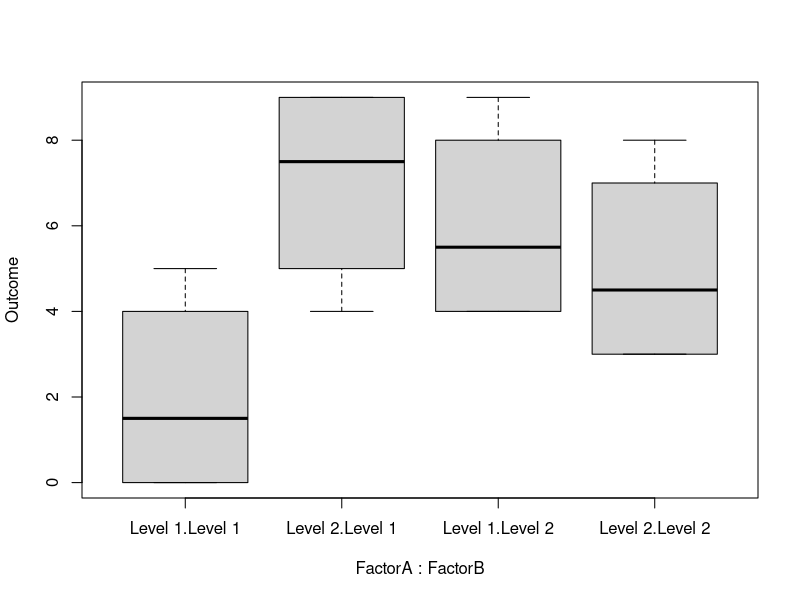

Reproduce this figure in R.
# Statistics for Psychologists
## Factorial ANOVA
### Lecture Example

### Read Data

FactorialData <- read.csv("W15-Factorial-Data.csv")
attach(FactorialData)
FactorA <- factor(FactorA,levels=c(1,2),labels=c("Level 1","Level 2"))
FactorB <- factor(FactorB,levels=c(1,2),labels=c("Level 1","Level 2"))
FactorialData

### Create Data

FactorA <- c(1,1,1,1,1,1,1,1,2,2,2,2,2,2,2,2)
FactorB <- c(1,1,1,1,2,2,2,2,1,1,1,1,2,2,2,2)
Outcome <- c(0,0,3,5,4,7,4,9,9,6,4,9,3,6,8,3)
FactorA <- factor(FactorA,levels=c(1,2),labels=c("Level 1","Level 2"))
FactorB <- factor(FactorB,levels=c(1,2),labels=c("Level 1","Level 2"))
FactorialData <- data.frame(FactorA,FactorB,Outcome)
FactorialData

### Conduct Analyses

Results <- aov(Outcome~FactorA*FactorB)
summary(Results)
model.tables(Results,"means")
boxplot(Outcome~FactorA*FactorB)
